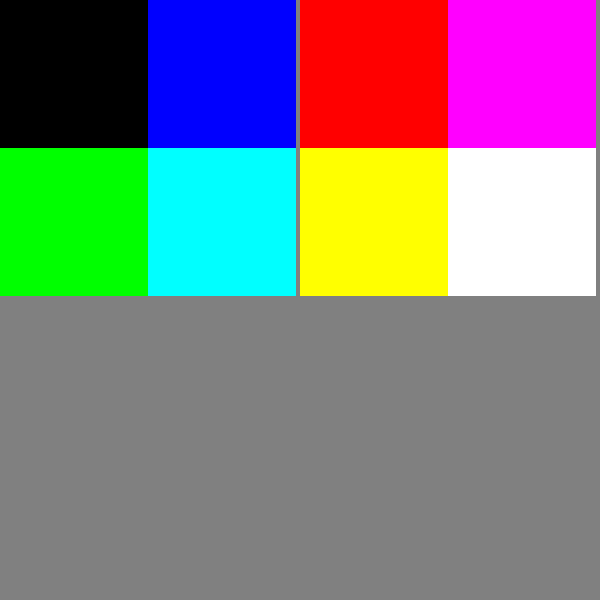
Frame 1 (no input)
Frame 60 (the mouse pressed at the canvas centre just before this capture): identical to frame 1, image omitted
Frame 120 (the mouse held since frame 60 and released just before this capture): identical to frame 1, image omitted

The Processing sketch that drew this single still picture (run headless with seeded random() and noise(); from frame 60 on, the mouse is pressed at the canvas centre):

// Processing sketch: ColorCube
// ── ColorCube.pde

int step = 255;
int mode = RGB;

void setup()
{
  size(600,600);
  noStroke();
}

void draw()
{
  background(128);
  
  int cubeSize = (255 / step) + 1;
  int sliceSize = width / (ceil(sqrt(cubeSize)));
  int blockSize = (sliceSize - 4) / cubeSize;
  
  int x = 0;

  pushMatrix();
  for (int r = 0; r <= 255; r += step)
  {
    pushMatrix();
    for (int g = 0; g <= 255; g += step)
    {
      pushMatrix();
      for (int b = 0; b <= 255; b += step)
      {
        fill(r,g,b);
        rect(0,0,blockSize,blockSize);
        translate(blockSize, 0);
      }
      popMatrix();
      translate(0, blockSize);
    }
    popMatrix();

    x += sliceSize;
    
    if (x + sliceSize > width)
    {
      popMatrix();
      x = 0;
      translate(0, sliceSize);
      pushMatrix();
    }
    else
    {
      translate(sliceSize, 0);
    }
  }
  popMatrix();
}

void mousePressed()
{
  if (mouseButton == LEFT)
  {
    if (step <= 7)
      step = 255;
    else
      step /= 2;
  }
  else if (mouseButton == RIGHT)
  {
    if (mode == RGB)
    {
      mode = HSB;
    }
    else
    {
      mode = RGB;
    }
    colorMode(mode);
  }
}
